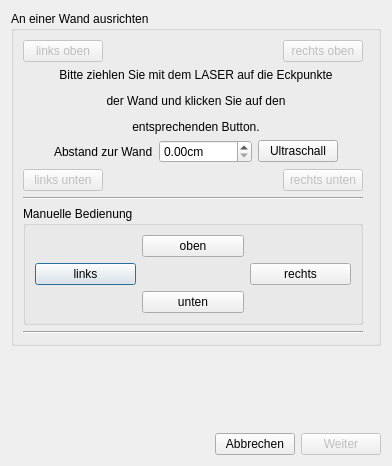
<?xml version="1.0" encoding="UTF-8"?>
<ui version="4.0">
 <class>settings</class>
 <widget class="QDialog" name="settings">
  <property name="geometry">
   <rect>
    <x>0</x>
    <y>0</y>
    <width>392</width>
    <height>466</height>
   </rect>
  </property>
  <property name="windowTitle">
   <string>Einrichten</string>
  </property>
  <layout class="QVBoxLayout" name="verticalLayout">
   <item>
    <widget class="QGroupBox" name="groupBox">
     <property name="title">
      <string>An einer Wand ausrichten</string>
     </property>
     <layout class="QGridLayout" name="gridLayout">
      <item row="0" column="1">
       <spacer name="horizontalSpacer">
        <property name="orientation">
         <enum>Qt::Horizontal</enum>
        </property>
        <property name="sizeHint" stdset="0">
         <size>
          <width>248</width>
          <height>20</height>
         </size>
        </property>
       </spacer>
      </item>
      <item row="1" column="0" colspan="4">
       <widget class="QLabel" name="label">
        <property name="text">
         <string>&lt;html&gt;&lt;head/&gt;&lt;body&gt;&lt;p align=&quot;center&quot;&gt;Bitte ziehlen Sie mit dem LASER auf die Eckpunkte&lt;/p&gt;&lt;p align=&quot;center&quot;&gt;der Wand und klicken Sie auf den&lt;/p&gt;&lt;p align=&quot;center&quot;&gt;entsprechenden Button.&lt;/p&gt;&lt;/body&gt;&lt;/html&gt;</string>
        </property>
       </widget>
      </item>
      <item row="5" column="0" colspan="3">
       <widget class="QGroupBox" name="groupBox_2">
        <property name="title">
         <string>Manuelle Bedienung</string>
        </property>
        <layout class="QGridLayout" name="gridLayout_2">
         <item row="0" column="0">
          <spacer name="horizontalSpacer_6">
           <property name="orientation">
            <enum>Qt::Horizontal</enum>
           </property>
           <property name="sizeHint" stdset="0">
            <size>
             <width>40</width>
             <height>20</height>
            </size>
           </property>
          </spacer>
         </item>
         <item row="1" column="0">
          <widget class="QPushButton" name="Btn_left">
           <property name="text">
            <string>links</string>
           </property>
          </widget>
         </item>
         <item row="0" column="1">
          <widget class="QPushButton" name="Btn_up">
           <property name="text">
            <string>oben</string>
           </property>
          </widget>
         </item>
         <item row="0" column="2">
          <spacer name="horizontalSpacer_7">
           <property name="orientation">
            <enum>Qt::Horizontal</enum>
           </property>
           <property name="sizeHint" stdset="0">
            <size>
             <width>40</width>
             <height>20</height>
            </size>
           </property>
          </spacer>
         </item>
         <item row="1" column="2">
          <widget class="QPushButton" name="Btn_right">
           <property name="text">
            <string>rechts</string>
           </property>
          </widget>
         </item>
         <item row="2" column="1">
          <widget class="QPushButton" name="Btn_down">
           <property name="text">
            <string>unten</string>
           </property>
          </widget>
         </item>
         <item row="2" column="0">
          <spacer name="horizontalSpacer_8">
           <property name="orientation">
            <enum>Qt::Horizontal</enum>
           </property>
           <property name="sizeHint" stdset="0">
            <size>
             <width>40</width>
             <height>20</height>
            </size>
           </property>
          </spacer>
         </item>
         <item row="2" column="2">
          <spacer name="horizontalSpacer_9">
           <property name="orientation">
            <enum>Qt::Horizontal</enum>
           </property>
           <property name="sizeHint" stdset="0">
            <size>
             <width>40</width>
             <height>20</height>
            </size>
           </property>
          </spacer>
         </item>
         <item row="1" column="1">
          <spacer name="horizontalSpacer_10">
           <property name="orientation">
            <enum>Qt::Horizontal</enum>
           </property>
           <property name="sizeHint" stdset="0">
            <size>
             <width>40</width>
             <height>20</height>
            </size>
           </property>
          </spacer>
         </item>
        </layout>
       </widget>
      </item>
      <item row="0" column="2">
       <widget class="QPushButton" name="Btn_ro">
        <property name="enabled">
         <bool>false</bool>
        </property>
        <property name="text">
         <string>rechts oben</string>
        </property>
        <property name="checkable">
         <bool>true</bool>
        </property>
       </widget>
      </item>
      <item row="4" column="0" colspan="3">
       <widget class="Line" name="line">
        <property name="orientation">
         <enum>Qt::Horizontal</enum>
        </property>
       </widget>
      </item>
      <item row="0" column="0">
       <widget class="QPushButton" name="Btn_lo">
        <property name="enabled">
         <bool>false</bool>
        </property>
        <property name="text">
         <string>links oben</string>
        </property>
        <property name="checkable">
         <bool>true</bool>
        </property>
       </widget>
      </item>
      <item row="6" column="0" colspan="3">
       <widget class="Line" name="line_2">
        <property name="orientation">
         <enum>Qt::Horizontal</enum>
        </property>
       </widget>
      </item>
      <item row="2" column="0" colspan="4">
       <layout class="QHBoxLayout" name="horizontalLayout_3">
        <item>
         <spacer name="horizontalSpacer_4">
          <property name="orientation">
           <enum>Qt::Horizontal</enum>
          </property>
          <property name="sizeHint" stdset="0">
           <size>
            <width>40</width>
            <height>20</height>
           </size>
          </property>
         </spacer>
        </item>
        <item>
         <widget class="QLabel" name="label_2">
          <property name="text">
           <string>Abstand zur Wand</string>
          </property>
         </widget>
        </item>
        <item>
         <widget class="QDoubleSpinBox" name="spinBx_abstand">
          <property name="suffix">
           <string>cm</string>
          </property>
          <property name="decimals">
           <number>2</number>
          </property>
          <property name="minimum">
           <double>0.000000000000000</double>
          </property>
          <property name="maximum">
           <double>99999.000000000000000</double>
          </property>
          <property name="singleStep">
           <double>1.000000000000000</double>
          </property>
          <property name="value">
           <double>0.000000000000000</double>
          </property>
         </widget>
        </item>
        <item>
         <widget class="QPushButton" name="Btn_distance">
          <property name="text">
           <string>Ultraschall</string>
          </property>
         </widget>
        </item>
        <item>
         <spacer name="horizontalSpacer_5">
          <property name="orientation">
           <enum>Qt::Horizontal</enum>
          </property>
          <property name="sizeHint" stdset="0">
           <size>
            <width>40</width>
            <height>20</height>
           </size>
          </property>
         </spacer>
        </item>
       </layout>
      </item>
      <item row="3" column="0">
       <widget class="QPushButton" name="Btn_lu">
        <property name="enabled">
         <bool>false</bool>
        </property>
        <property name="text">
         <string>links unten</string>
        </property>
        <property name="checkable">
         <bool>true</bool>
        </property>
       </widget>
      </item>
      <item row="3" column="1">
       <spacer name="horizontalSpacer_2">
        <property name="orientation">
         <enum>Qt::Horizontal</enum>
        </property>
        <property name="sizeHint" stdset="0">
         <size>
          <width>248</width>
          <height>20</height>
         </size>
        </property>
       </spacer>
      </item>
      <item row="3" column="2">
       <widget class="QPushButton" name="Btn_ru">
        <property name="enabled">
         <bool>false</bool>
        </property>
        <property name="text">
         <string>rechts unten</string>
        </property>
        <property name="checkable">
         <bool>true</bool>
        </property>
       </widget>
      </item>
     </layout>
    </widget>
   </item>
   <item>
    <spacer name="verticalSpacer">
     <property name="orientation">
      <enum>Qt::Vertical</enum>
     </property>
     <property name="sizeHint" stdset="0">
      <size>
       <width>20</width>
       <height>40</height>
      </size>
     </property>
    </spacer>
   </item>
   <item>
    <layout class="QHBoxLayout" name="horizontalLayout">
     <item>
      <spacer name="horizontalSpacer_3">
       <property name="orientation">
        <enum>Qt::Horizontal</enum>
       </property>
       <property name="sizeHint" stdset="0">
        <size>
         <width>40</width>
         <height>20</height>
        </size>
       </property>
      </spacer>
     </item>
     <item>
      <widget class="QPushButton" name="Btn_cancel">
       <property name="text">
        <string>Abbrechen</string>
       </property>
      </widget>
     </item>
     <item>
      <widget class="QPushButton" name="Btn_next">
       <property name="enabled">
        <bool>false</bool>
       </property>
       <property name="text">
        <string>Weiter</string>
       </property>
      </widget>
     </item>
    </layout>
   </item>
  </layout>
 </widget>
 <tabstops>
  <tabstop>spinBx_abstand</tabstop>
  <tabstop>Btn_left</tabstop>
  <tabstop>Btn_right</tabstop>
  <tabstop>Btn_up</tabstop>
  <tabstop>Btn_down</tabstop>
  <tabstop>Btn_lo</tabstop>
  <tabstop>Btn_ro</tabstop>
  <tabstop>Btn_cancel</tabstop>
  <tabstop>Btn_next</tabstop>
 </tabstops>
 <resources/>
 <connections>
  <connection>
   <sender>Btn_next</sender>
   <signal>clicked()</signal>
   <receiver>settings</receiver>
   <slot>accept()</slot>
   <hints>
    <hint type="sourcelabel">
     <x>360</x>
     <y>437</y>
    </hint>
    <hint type="destinationlabel">
     <x>360</x>
     <y>281</y>
    </hint>
   </hints>
  </connection>
  <connection>
   <sender>Btn_cancel</sender>
   <signal>clicked()</signal>
   <receiver>settings</receiver>
   <slot>reject()</slot>
   <hints>
    <hint type="sourcelabel">
     <x>269</x>
     <y>437</y>
    </hint>
    <hint type="destinationlabel">
     <x>141</x>
     <y>299</y>
    </hint>
   </hints>
  </connection>
  <connection>
   <sender>Btn_lo</sender>
   <signal>toggled(bool)</signal>
   <receiver>Btn_ro</receiver>
   <slot>setDisabled(bool)</slot>
   <hints>
    <hint type="sourcelabel">
     <x>99</x>
     <y>50</y>
    </hint>
    <hint type="destinationlabel">
     <x>290</x>
     <y>50</y>
    </hint>
   </hints>
  </connection>
  <connection>
   <sender>Btn_ro</sender>
   <signal>toggled(bool)</signal>
   <receiver>Btn_lo</receiver>
   <slot>setDisabled(bool)</slot>
   <hints>
    <hint type="sourcelabel">
     <x>367</x>
     <y>64</y>
    </hint>
    <hint type="destinationlabel">
     <x>53</x>
     <y>59</y>
    </hint>
   </hints>
  </connection>
  <connection>
   <sender>Btn_ro</sender>
   <signal>toggled(bool)</signal>
   <receiver>Btn_ru</receiver>
   <slot>setDisabled(bool)</slot>
   <hints>
    <hint type="sourcelabel">
     <x>307</x>
     <y>57</y>
    </hint>
    <hint type="destinationlabel">
     <x>367</x>
     <y>235</y>
    </hint>
   </hints>
  </connection>
  <connection>
   <sender>Btn_ru</sender>
   <signal>toggled(bool)</signal>
   <receiver>Btn_ro</receiver>
   <slot>setDisabled(bool)</slot>
   <hints>
    <hint type="sourcelabel">
     <x>367</x>
     <y>235</y>
    </hint>
    <hint type="destinationlabel">
     <x>271</x>
     <y>50</y>
    </hint>
   </hints>
  </connection>
  <connection>
   <sender>Btn_lu</sender>
   <signal>toggled(bool)</signal>
   <receiver>Btn_ru</receiver>
   <slot>setDisabled(bool)</slot>
   <hints>
    <hint type="sourcelabel">
     <x>116</x>
     <y>235</y>
    </hint>
    <hint type="destinationlabel">
     <x>367</x>
     <y>235</y>
    </hint>
   </hints>
  </connection>
  <connection>
   <sender>Btn_ru</sender>
   <signal>toggled(bool)</signal>
   <receiver>Btn_lu</receiver>
   <slot>setDisabled(bool)</slot>
   <hints>
    <hint type="sourcelabel">
     <x>367</x>
     <y>235</y>
    </hint>
    <hint type="destinationlabel">
     <x>104</x>
     <y>235</y>
    </hint>
   </hints>
  </connection>
  <connection>
   <sender>Btn_lu</sender>
   <signal>toggled(bool)</signal>
   <receiver>Btn_lo</receiver>
   <slot>setDisabled(bool)</slot>
   <hints>
    <hint type="sourcelabel">
     <x>101</x>
     <y>235</y>
    </hint>
    <hint type="destinationlabel">
     <x>68</x>
     <y>44</y>
    </hint>
   </hints>
  </connection>
  <connection>
   <sender>Btn_lo</sender>
   <signal>toggled(bool)</signal>
   <receiver>Btn_lu</receiver>
   <slot>setDisabled(bool)</slot>
   <hints>
    <hint type="sourcelabel">
     <x>43</x>
     <y>63</y>
    </hint>
    <hint type="destinationlabel">
     <x>82</x>
     <y>235</y>
    </hint>
   </hints>
  </connection>
 </connections>
</ui>
